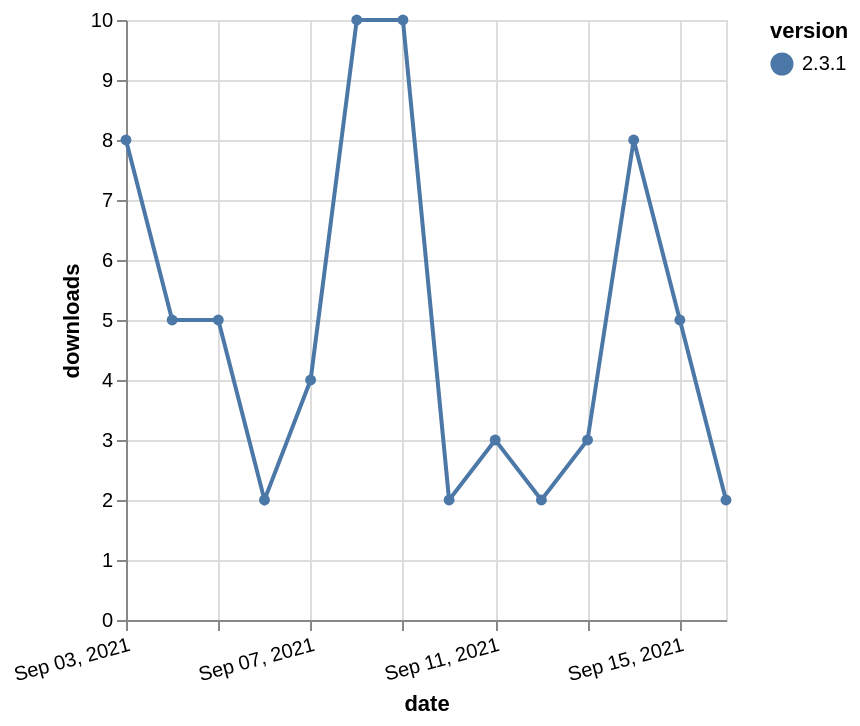

Vega-Lite specification stored for this chart:
### Vega-Lite specification from a JSON file in a GitHub repository (floating-point values rounded to 4 significant figures)
{"$schema": "https://vega.github.io/schema/vega-lite/v5.json", "description": "A simple bar chart with embedded data.", "data": {"values": [{"date": "2021-09-03", "total": 5996, "delta": 8, "version": "2.3.1"}, {"date": "2021-09-04", "total": 6001, "delta": 5, "version": "2.3.1"}, {"date": "2021-09-05", "total": 6006, "delta": 5, "version": "2.3.1"}, {"date": "2021-09-06", "total": 6008, "delta": 2, "version": "2.3.1"}, {"date": "2021-09-07", "total": 6012, "delta": 4, "version": "2.3.1"}, {"date": "2021-09-08", "total": 6022, "delta": 10, "version": "2.3.1"}, {"date": "2021-09-09", "total": 6032, "delta": 10, "version": "2.3.1"}, {"date": "2021-09-10", "total": 6034, "delta": 2, "version": "2.3.1"}, {"date": "2021-09-11", "total": 6037, "delta": 3, "version": "2.3.1"}, {"date": "2021-09-12", "total": 6039, "delta": 2, "version": "2.3.1"}, {"date": "2021-09-13", "total": 6042, "delta": 3, "version": "2.3.1"}, {"date": "2021-09-14", "total": 6050, "delta": 8, "version": "2.3.1"}, {"date": "2021-09-15", "total": 6055, "delta": 5, "version": "2.3.1"}, {"date": "2021-09-16", "total": 6057, "delta": 2, "version": "2.3.1"}]}, "width": "container", "mark": {"type": "line", "point": {"filled": true}}, "encoding": {"x": {"field": "date", "type": "temporal", "timeUnit": "yearmonthdate", "title": "date", "axis": {"labelAngle": -15}}, "y": {"field": "delta", "type": "quantitative", "title": "downloads"}, "color": {"field": "version", "type": "nominal"}, "tooltip": {"field": "delta"}}}
